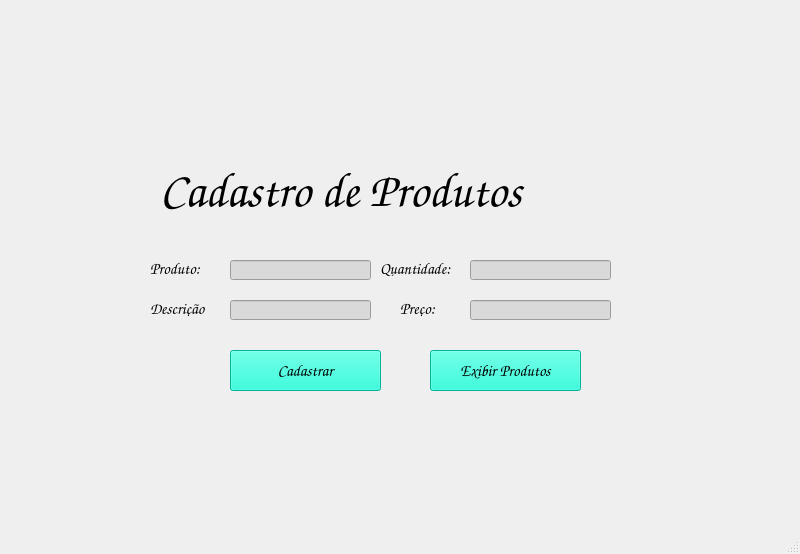
<?xml version="1.0" encoding="UTF-8"?>
<ui version="4.0">
 <class>MainWindow</class>
 <widget class="QMainWindow" name="MainWindow">
  <property name="geometry">
   <rect>
    <x>0</x>
    <y>0</y>
    <width>800</width>
    <height>554</height>
   </rect>
  </property>
  <property name="windowTitle">
   <string>MainWindow</string>
  </property>
  <widget class="QWidget" name="centralwidget">
   <widget class="QLabel" name="label_3">
    <property name="geometry">
     <rect>
      <x>150</x>
      <y>300</y>
      <width>71</width>
      <height>16</height>
     </rect>
    </property>
    <property name="font">
     <font>
      <family>Comic Sans MS</family>
      <pointsize>12</pointsize>
     </font>
    </property>
    <property name="text">
     <string>Descrição</string>
    </property>
   </widget>
   <widget class="QLineEdit" name="lineEdit">
    <property name="geometry">
     <rect>
      <x>230</x>
      <y>260</y>
      <width>141</width>
      <height>20</height>
     </rect>
    </property>
    <property name="styleSheet">
     <string notr="true">background-color: rgb(217, 217, 217);</string>
    </property>
   </widget>
   <widget class="QPushButton" name="pushButton">
    <property name="geometry">
     <rect>
      <x>230</x>
      <y>350</y>
      <width>151</width>
      <height>41</height>
     </rect>
    </property>
    <property name="font">
     <font>
      <family>Comic Sans MS</family>
      <pointsize>12</pointsize>
     </font>
    </property>
    <property name="styleSheet">
     <string notr="true">background-color: rgb(0, 251, 210);</string>
    </property>
    <property name="text">
     <string>Cadastrar</string>
    </property>
   </widget>
   <widget class="QLabel" name="label_2">
    <property name="geometry">
     <rect>
      <x>160</x>
      <y>130</y>
      <width>481</width>
      <height>121</height>
     </rect>
    </property>
    <property name="font">
     <font>
      <family>Comic Sans MS</family>
      <pointsize>36</pointsize>
     </font>
    </property>
    <property name="text">
     <string>Cadastro de Produtos</string>
    </property>
   </widget>
   <widget class="QLabel" name="label_4">
    <property name="geometry">
     <rect>
      <x>150</x>
      <y>260</y>
      <width>71</width>
      <height>16</height>
     </rect>
    </property>
    <property name="font">
     <font>
      <family>Comic Sans MS</family>
      <pointsize>12</pointsize>
     </font>
    </property>
    <property name="text">
     <string>Produto:</string>
    </property>
   </widget>
   <widget class="QLineEdit" name="lineEdit_3">
    <property name="geometry">
     <rect>
      <x>230</x>
      <y>300</y>
      <width>141</width>
      <height>20</height>
     </rect>
    </property>
    <property name="styleSheet">
     <string notr="true">background-color: rgb(217, 217, 217);</string>
    </property>
   </widget>
   <widget class="QPushButton" name="pushButton_2">
    <property name="geometry">
     <rect>
      <x>430</x>
      <y>350</y>
      <width>151</width>
      <height>41</height>
     </rect>
    </property>
    <property name="font">
     <font>
      <family>Comic Sans MS</family>
      <pointsize>12</pointsize>
     </font>
    </property>
    <property name="styleSheet">
     <string notr="true">background-color: rgb(0, 251, 210);</string>
    </property>
    <property name="text">
     <string>Exibir Produtos</string>
    </property>
   </widget>
   <widget class="QLabel" name="label_5">
    <property name="geometry">
     <rect>
      <x>380</x>
      <y>260</y>
      <width>91</width>
      <height>16</height>
     </rect>
    </property>
    <property name="font">
     <font>
      <family>Comic Sans MS</family>
      <pointsize>12</pointsize>
     </font>
    </property>
    <property name="text">
     <string>Quantidade:</string>
    </property>
   </widget>
   <widget class="QLabel" name="label_6">
    <property name="geometry">
     <rect>
      <x>400</x>
      <y>300</y>
      <width>71</width>
      <height>16</height>
     </rect>
    </property>
    <property name="font">
     <font>
      <family>Comic Sans MS</family>
      <pointsize>12</pointsize>
     </font>
    </property>
    <property name="text">
     <string>Preço:</string>
    </property>
   </widget>
   <widget class="QLineEdit" name="lineEdit_2">
    <property name="geometry">
     <rect>
      <x>470</x>
      <y>260</y>
      <width>141</width>
      <height>20</height>
     </rect>
    </property>
    <property name="styleSheet">
     <string notr="true">background-color: rgb(217, 217, 217);</string>
    </property>
   </widget>
   <widget class="QLineEdit" name="lineEdit_4">
    <property name="geometry">
     <rect>
      <x>470</x>
      <y>300</y>
      <width>141</width>
      <height>20</height>
     </rect>
    </property>
    <property name="styleSheet">
     <string notr="true">background-color: rgb(217, 217, 217);</string>
    </property>
   </widget>
  </widget>
  <widget class="QMenuBar" name="menubar">
   <property name="geometry">
    <rect>
     <x>0</x>
     <y>0</y>
     <width>800</width>
     <height>21</height>
    </rect>
   </property>
  </widget>
  <widget class="QStatusBar" name="statusbar"/>
 </widget>
 <resources/>
 <connections/>
</ui>
